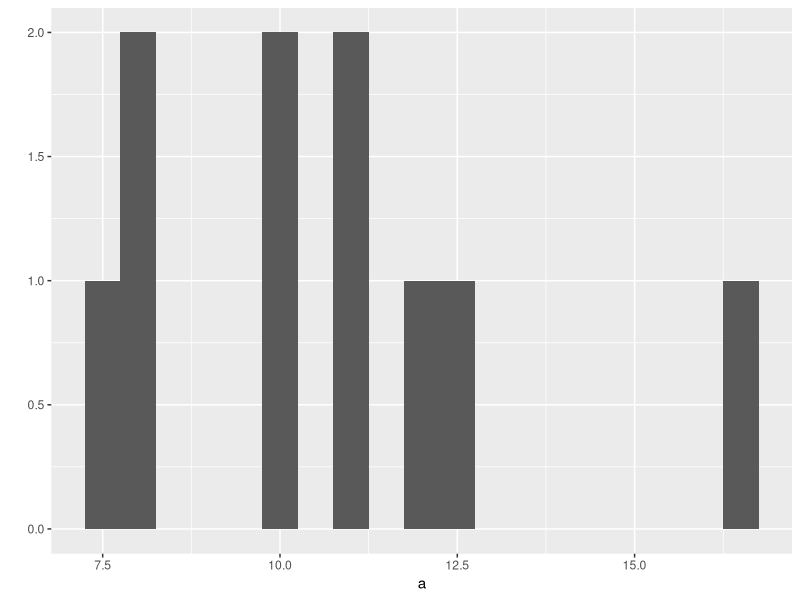
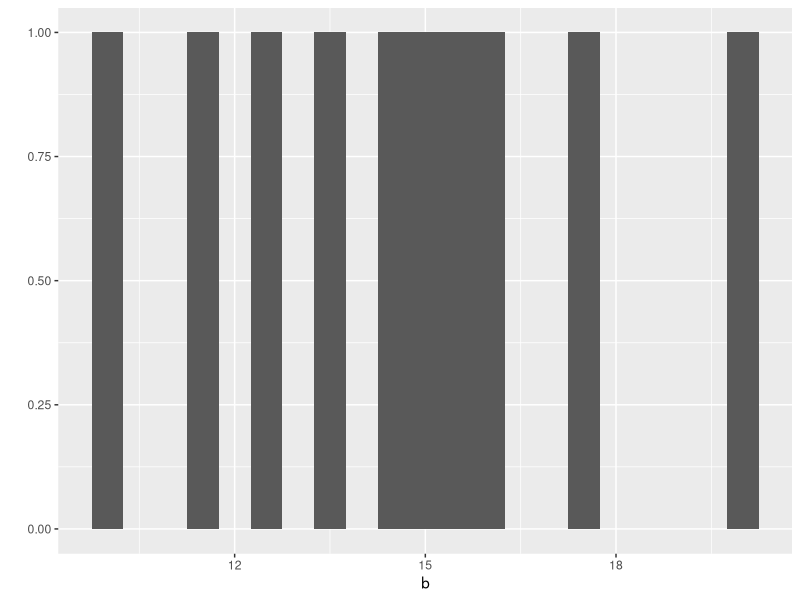

Reproduce these figures in R, in order.
library(ggplot2)
a <- c(11.900220, 7.583132, 7.915741, 9.804360, 11.091254, 11.222213, 12.575811, 10.132034, 8.181249, 16.389524)
b <- c(15.07913, 17.431747, 9.864124, 13.390633, 20.030938, 12.663809, 11.571601, 16.09156, 14.555116, 15.278246)
# シャピロ・ウィルク検定(与えられた標本が正規分布かどうかを判定する)
qplot(a, geom="histogram", binwidth=0.5)
qplot(b, geom="histogram", binwidth=0.5)
shapiro.test(a)
shapiro.test(b)
# F検定で２つの標本の分散に違いがないことを確認する
var.test(a, b)
t.test(a, b, var.equal=TRUE)
